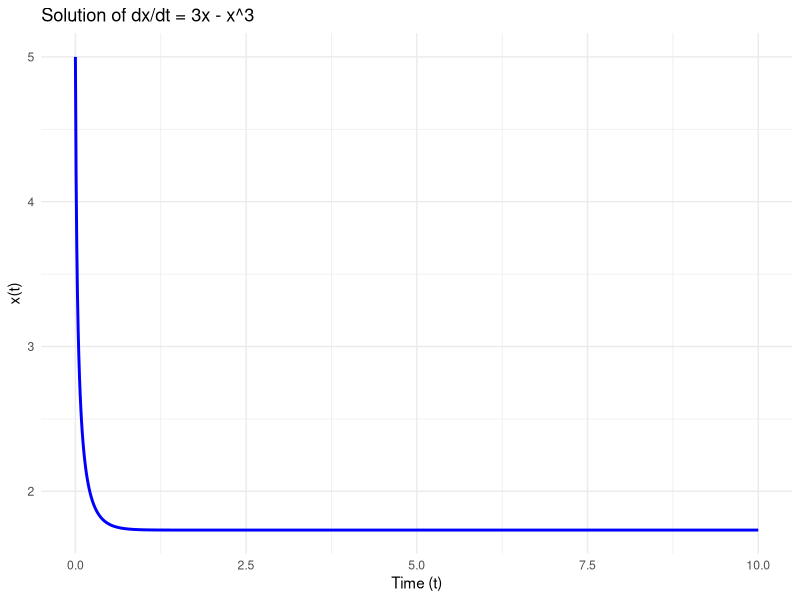

R code for this plot:
# Load necessary libraries
library(deSolve)
library(ggplot2)

# Define the system dx/dt = 3x - x^3
dynamical_system <- function(t, state, parameters) {
  x <- state[1]
  dxdt <- 3*x - x^3  # Differential equation
  list(dxdt)
}

# ---- Step 1: Find Fixed Points ----
fixed_points <- polyroot(c(0,3,0,-1)) # Find the roots of the poly: f(x) = 3x - x^3

fixed_points

# ---- Step 2: Stability Analysis ----

f_prime <- function(x){3 - 3*x^2}  # Compute derivative f'(x)

stability_analysis <- function(fixed_points) {
  f_prime4fixed_points <- f_prime(fixed_points)
  stability <- ifelse(Re(f_prime4fixed_points) < 0, "Stable", "Unstable")  # Stability condition
  return(data.frame(Fixed_Point = fixed_points, Stability = stability))
}

stability_info <- stability_analysis(fixed_points)
stability_info

# ---- Step 3: Numerical Solution ----
# Define time range
time <- seq(0, 10, by = 0.01)  # From t = 0 to t = 10

# Initial condition: x(0) = 5
initial_state <- c(x = 5)

# Solve numerically
solution <- ode(y = initial_state, times = time, func = dynamical_system, parms = NULL, method = "ode45")

# Convert to a data frame for plotting
df_solution <- as.data.frame(solution)

# ---- Step 4: Plot the Numerical Solution ----
ggplot(df_solution, aes(x = time, y = x)) +
  geom_line(color = "blue", size = 1) +
  labs(title = "Solution of dx/dt = 3x - x^3", x = "Time (t)", y = "x(t)") +
  theme_minimal()
